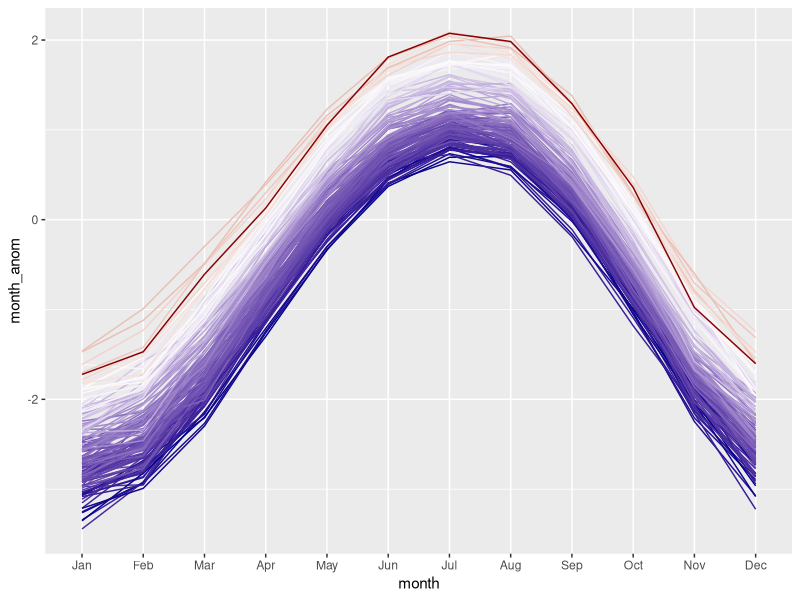

R code for this plot:
library(tidyverse)

month_anom <- 
  read_table(file = "data/merra2_seas_anom.txt", skip = 3) %>% 
  select(month = Month, seas_anom) %>% 
  mutate(month = as.numeric(month),
         month = month.abb[month])

t_data <- read_csv(file = "data/GLB.Ts+dSST.csv", skip = 1, na = "***") %>% 
  select(year = Year, all_of(month.abb)) %>% 
  pivot_longer(-year, names_to = "month", values_to = "t_diff") %>% 
  drop_na() %>%  
  inner_join(., month_anom, by = "month") %>%  #Join 2 dataframes by months
  mutate(month = factor(month, levels = month.abb),
         month_anom = t_diff + seas_anom - 0.7) %>%  #Calculate month anom to generate a line plot
  group_by(year) %>% 
  mutate(ave = mean(month_anom)) %>% #get a temperature to map a color to, an average temperature is calculated
  ungroup() %>% 
  mutate(ave = if_else(year == 2022, max(abs(ave)),ave))
  
  
  
  
t_data %>% 
  ggplot(aes(x = month,
             y = month_anom,
             group = year,
             color = ave)) + 
  geom_line() + 
  scale_color_gradient2(low = "darkblue",
                        mid = "white",
                        high = "darkred",
                        midpoint = 0,
                        guide = "none")
